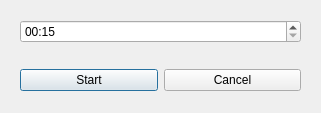
<?xml version="1.0" encoding="UTF-8"?>
<ui version="4.0">
 <class>timeDialog</class>
 <widget class="QDialog" name="timeDialog">
  <property name="windowModality">
   <enum>Qt::NonModal</enum>
  </property>
  <property name="geometry">
   <rect>
    <x>0</x>
    <y>0</y>
    <width>321</width>
    <height>113</height>
   </rect>
  </property>
  <property name="minimumSize">
   <size>
    <width>321</width>
    <height>113</height>
   </size>
  </property>
  <property name="maximumSize">
   <size>
    <width>321</width>
    <height>113</height>
   </size>
  </property>
  <property name="windowTitle">
   <string>Time</string>
  </property>
  <property name="modal">
   <bool>false</bool>
  </property>
  <layout class="QGridLayout" name="gridLayout">
   <item row="0" column="0">
    <widget class="QFrame" name="configFrame">
     <property name="sizePolicy">
      <sizepolicy hsizetype="Preferred" vsizetype="Fixed">
       <horstretch>0</horstretch>
       <verstretch>0</verstretch>
      </sizepolicy>
     </property>
     <property name="frameShape">
      <enum>QFrame::NoFrame</enum>
     </property>
     <property name="frameShadow">
      <enum>QFrame::Plain</enum>
     </property>
     <layout class="QHBoxLayout" name="horizontalLayout">
      <item>
       <widget class="QTimeEdit" name="timeEdit">
        <property name="maximumTime">
         <time>
          <hour>0</hour>
          <minute>59</minute>
          <second>59</second>
         </time>
        </property>
        <property name="minimumTime">
         <time>
          <hour>0</hour>
          <minute>0</minute>
          <second>15</second>
         </time>
        </property>
        <property name="displayFormat">
         <string>mm:ss</string>
        </property>
        <property name="time">
         <time>
          <hour>0</hour>
          <minute>0</minute>
          <second>15</second>
         </time>
        </property>
       </widget>
      </item>
     </layout>
    </widget>
   </item>
   <item row="1" column="0">
    <widget class="QFrame" name="buttonsFrame">
     <property name="frameShape">
      <enum>QFrame::NoFrame</enum>
     </property>
     <property name="frameShadow">
      <enum>QFrame::Plain</enum>
     </property>
     <layout class="QGridLayout" name="gridLayout_2">
      <item row="0" column="0">
       <widget class="QPushButton" name="startButton">
        <property name="sizePolicy">
         <sizepolicy hsizetype="Minimum" vsizetype="Fixed">
          <horstretch>0</horstretch>
          <verstretch>0</verstretch>
         </sizepolicy>
        </property>
        <property name="text">
         <string>Start</string>
        </property>
       </widget>
      </item>
      <item row="0" column="1">
       <widget class="QPushButton" name="cancelButton">
        <property name="sizePolicy">
         <sizepolicy hsizetype="Minimum" vsizetype="Fixed">
          <horstretch>0</horstretch>
          <verstretch>0</verstretch>
         </sizepolicy>
        </property>
        <property name="text">
         <string>Cancel</string>
        </property>
       </widget>
      </item>
     </layout>
    </widget>
   </item>
  </layout>
 </widget>
 <resources/>
 <connections/>
</ui>
